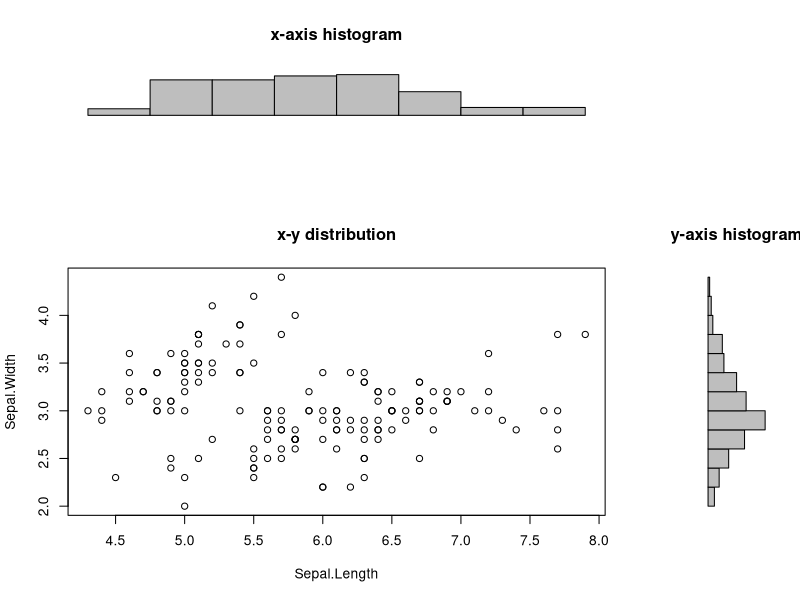

R code for this plot:
# Multiple plots in a window by "layout" function
attach(iris)
x.hist <- hist(Sepal.Length, breaks = 10, plot = F)
y.hist <- hist(Sepal.Width, breaks = 10, plot = F)

top <- max(c(x.hist$counts, y.hist$counts))

layout(matrix(c(2, 0, 1, 3), 2, 2, byrow = T),
       width = c(4, 1), heights = c(1, 2))
plot(Sepal.Length, Sepal.Width, main = "x-y distribution")

barplot(x.hist$counts, axes = F, ylim = c(0, top),
        space = 0, main = "x-axis histogram")

barplot(y.hist$counts, axes = F, xlim = c(0, top),
        space = 0, horiz = T, main = "y-axis histogram")
